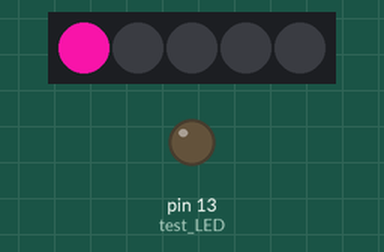
Simulated run of this sketch. Board: Arduino Uno, built with avr-gcc and run on an emulated ATmega328P. On the bench: 5 RGB LEDs in strip order, left to right, output pins drawn as LEDs (lit = HIGH). Dim RGB values are drawn brighter than linear; random numbers use the default seed unless the sketch sets one.

Above: at 1.55 s.
At 6.37 s:
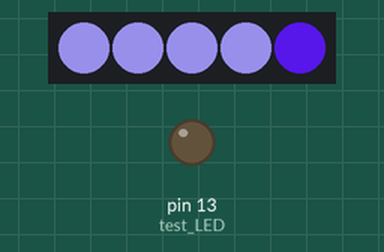
At 11.09 s:
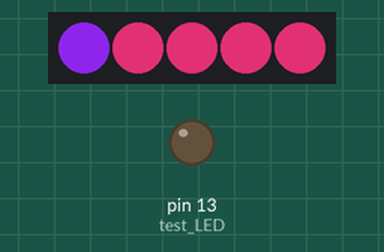
At 20.73 s:
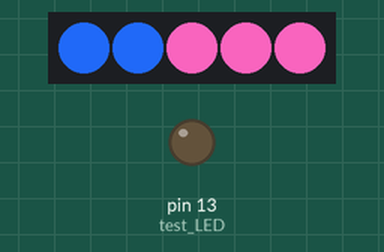
At 30.37 s:
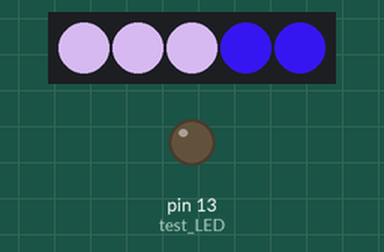
At 39.93 s:
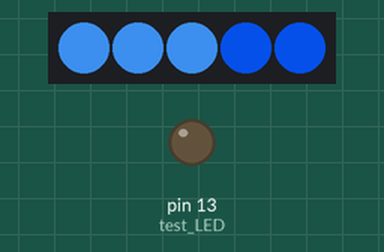
Timing chart, 0 to 40.0 s (numbered marks = the images above):
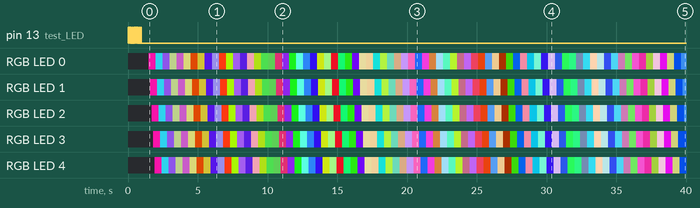

The sketch:

test-example.ino
```cpp
// (licence header left out)
#include <Adafruit_NeoPixel.h>

int colorShiftR = 0;
int colorShiftG = 0;
int colorShiftB = 0;

// Which pin on the Arduino is connected to the NeoPixels?
#define PIN            6

// How many NeoPixels are attached to the Arduino?
#define NUMPIXELS      5

// When we setup the NeoPixel library, we tell it how many pixels, and which pin to use to send signals.
Adafruit_NeoPixel pixels = Adafruit_NeoPixel(NUMPIXELS, PIN, NEO_GRB + NEO_KHZ800);

void setup() {
  pinMode(13, OUTPUT); //test LED

  for (int i = 0; i < 10; i++) {
    digitalWrite(13, HIGH);
    delay(50);
    digitalWrite(13, LOW);
    delay(50);
  }

  pixels.begin(); // This initializes the NeoPixel library.
}

void loop() {
  // For a set of NeoPixels the first NeoPixel is 0, second is 1, all the way up to the count of pixels minus one.
  for (int i = 0; i < NUMPIXELS; i++) {
    pixels.setPixelColor(i, pixels.Color(colorShiftR, colorShiftG, colorShiftB));
    //pixels.setPixelColor(i, pixels.Color(255, 255, 255));  white

    pixels.show(); // This sends the updated pixel color to the hardware.

    delay(100); // Delay for a period of time (in milliseconds).

  }

//  for (int i = 0; i < NUMPIXELS; i++) {
//    for (int j = 254; j > 0; j--) {
//      pixels.setBrightness(j);
//      pixels.show(); // This sends the updated pixel color to the hardware.
//      delay(2); // Delay for a period of time (in milliseconds).
//    }
//  }

  colorShiftR = random(255);
  colorShiftG = random(255);
  colorShiftB = random(255);

}
```

Measured:
- by itself, RGB LED 0: off → RGB(232, 19, 158) at 1.5 s, → RGB(38, 175, 197) 0.50 s later, → RGB(114, 68, 188) 0.50 s later, → RGB(109, 120, 80) 0.50 s later, … (77 changes in this stretch)
- by itself, RGB LED 1: off → RGB(232, 19, 158) at 1.6 s, → RGB(38, 175, 197) 0.50 s later, → RGB(114, 68, 188) 0.50 s later, → RGB(109, 120, 80) 0.50 s later, … (77 changes in this stretch)
